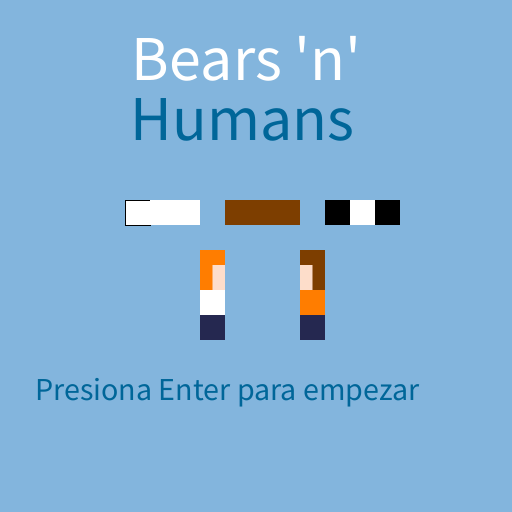
Frame 1 (no input)
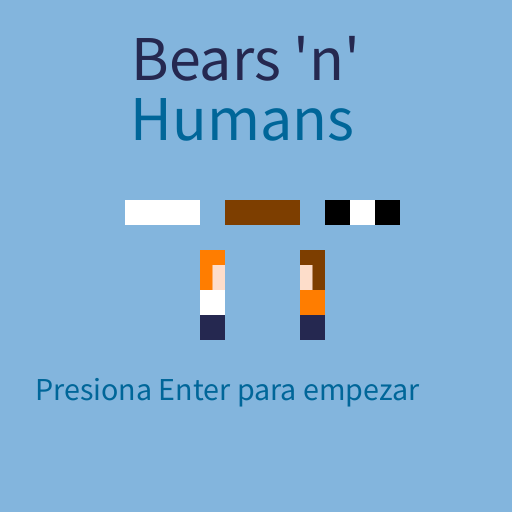
Frame 60 (the mouse pressed at the canvas centre just before this capture)
Frame 120 (the mouse held since frame 60 and released just before this capture): identical to frame 60, image omitted

The Processing sketch that drew these frames (run headless with seeded random() and noise(); from frame 60 on, the mouse is pressed at the canvas centre):

// Processing sketch: BearsnHumans
// ── BearsnHumans.pde
// Clase para dibujar los Osos
Osos polar, panda, pardo;
//Clase para dibujar los humanos con sus orientaciones.
Humanos yuko,yuko2, yoru,yoru2;

void setup()
{
  
  size(512,512);
  
  //Posición inicial de los personajes, es su posicion en la pantalla de inicio.
  polar = new Osos (125,200,255,255,255,255,255,255,255,255,255); // (x,y,r1,g1,b1,r2,g2,b2,r3,g3,b3)
  pardo = new Osos (225,200,125,62,0,125,62,0,125,62,0); // (x,y,r1,g1,b1,r2,g2,b2,r3,g3,b3)
  panda = new Osos (325,200,0,0,0,255,255,255,0,0,0); // (x,y,r1,g1,b1,r2,g2,b2,r3,g3,b3)
  yuko = new Humanos (1200,250,255,125,0,253,221,202,255,255,255,37,40,80); // (x,y,r1,g1,b1,r2,g2,b2,r3,g3,b3,r4,g4,b4)
  yuko2 = new Humanos (200,250,255,125,0,253,221,202,255,255,255,37,40,80); // (x,y,r1,g1,b1,r2,g2,b2,r3,g3,b3,r4,g4,b4)
  yoru = new Humanos (300,250,125,62,0,253,221,202,255,125,0,37,40,80); // (x,y,r1,g1,b1,r2,g2,b2,r3,g3,b3,r4,g4,b4)
  yoru2 = new Humanos (1300,250,125,62,0,253,221,202,255,125,0,37,40,80); // (x,y,r1,g1,b1,r2,g2,b2,r3,g3,b3,r4,g4,b4)
  
}

void draw()
{  
  Pantallas(); //Manda llamar Pantallas la cual esta en la pestaña Pantallas
  
  polar.display(); //Dibuja al personaje Polar
  polar.displayVida(); //Dibuja la vida del personaje del jugador 1
  polar.displayVida2(); //Dibuja la vida del personaje del jugador 2
  
  pardo.display(); //Dibuja al personaje Pardo
  pardo.displayVida();
  pardo.displayVida2();
  
  panda.display(); //Dibuja al personaje Panda
  panda.displayVida();
  panda.displayVida2();
  
  yuko2.display(); //Humano J1
  yuko2.displayVida();
  
  yoru2.display();
  yoru2.displayVida();
  
  yuko.display2(); //Humano J2
  yuko.displayVida2();
  
  yoru.display2();
  yoru.displayVida2();

}

// ── Ataques.pde
int turno; //Variable que definira quien ataca
int atk2; //Variable que definira el daño del ataque

float posicionHorizontal=125; //Posición del ataque del humano del J1
float posicionHorizontal2=352; //Posición del ataque del humano del J2
float posicionHorizontalO=200; //Posición del ataque del oso  del J1
float posicionHorizontalO2=330; //Posición del ataque del oso del J2


void ATK()
{
   
println(atk2); //Imprime el numero generado aleatoriamente que corresponde al ataque en la consola de Processing.
 
if (turno==0 && vidaosos >0 && (po==true || par==true || pan==true)) // Si es el turno del J1, su vida es mayor a 0 y cualquiera de los osos es el personaje del J1...
{
  fill(255,0,0);
  triangle(140, 365, 160, 365, 150, 390); //Se ilustra un triangulo para saber de quien es el turno
  
  if(key == CODED) //Si la tecla es una tecla especial, en este caso las flechas del teclado.
  {
    if(keyCode== RIGHT && n==3 && turno==0 && (yu2==true || yo2==true)) //Si la tecla derecha fue presionada, estas en la pantalla 3, es el turno del J1 y el enemigo es humano...
    {
      fill(255,0,0);
      ellipse (posicionHorizontalO,400,25,25);
      posicionHorizontalO=posicionHorizontalO+5; //Se dibuja una elipse la cual es el ataque y se ira acercando al enemigo.
      
      if(posicionHorizontalO >= 352) //Si la elipse choca con el enemigo...
       {
         posicionHorizontalO = 1000; //El ataque se sale de pantalla
         atk2 = int(random(25,50)); //Se obtiene un valor al azar entre 25 y 50
         vidahumanos2=vidahumanos2-atk2; //Se resta este valor a la vida del contricante, en este caso un humano.
         posicionHorizontal2 = 352; // La posicion en X del ataque del contricante se resetea.
         turno=1; //Pasa al turno del J2
       }
    }
    
    if(keyCode== RIGHT && n==3 && turno==0 && (po2==true || par2==true || pan2==true)) //Si la tecla derecha fue presionada, estas en la pantalla 3, es el turno del J1 y el enemigo es un oso...
    {
      fill(255,0,0);
      ellipse (posicionHorizontalO,400,25,25);
      posicionHorizontalO=posicionHorizontalO+5; //Se dibuja una elipse la cual es el ataque y se ira acercando al enemigo.
      
      if(posicionHorizontalO >= 352) //Si la elipse choca con el enemigo...
      {
        posicionHorizontalO = 1000; //El ataque se sale de pantalla
        atk2 = int(random(25,50)); //Se obtiene un valor al azar entre 25 y 50
        vidaosos2=vidaosos2-atk2; // Se resta este valor a la vida del contricante, en este caso un oso.
        posicionHorizontalO2 = 330; // La posicion en X del ataque del contricante se resetea.
        turno=1; //Pasa al turno del J2
      }
    }
  }
}
   
 //---------------------------------------------------------------------------------------
 
if (turno==1 && vidaosos2 >0 && (po2==true || par2==true || pan2==true)) // Si es el turno del J2, su vida es mayor a 0 y cualquiera de los osos es el personaje del J2...
{
  fill(0,0,255);
  triangle(370, 365, 390, 365, 380, 390); //Se ilustra un triangulo para saber de quien es el turno

  if(key == CODED) //Si la tecla es una tecla especial, en este caso las flechas del teclado.
  {
    if(keyCode== LEFT && n==3 && turno==1 && (yu==true || yo==true))  //Si la tecla izquierda fue presionada, estas en la pantalla 3, es el turno del J2 y el enemigo es humano...
    {
      fill(0,0,255);
      ellipse (posicionHorizontalO2,400,25,25);
      posicionHorizontalO2=posicionHorizontalO2-5; //Se dibuja una elipse la cual es el ataque y se ira acercando al enemigo.
      
      if(posicionHorizontalO2 <= 122) //Si la elipse choca con el enemigo...
      {
        posicionHorizontalO2 = -1000; //El ataque se sale de pantalla
        atk2 = int(random(25,50)); //Se obtiene un valor al azar entre 25 y 50
        vidahumanos=vidahumanos-atk2; // Se resta este valor a la vida del contricante, en este caso un humano.
        posicionHorizontal = 125; // La posicion en X del ataque del contricante se resetea.
        turno=0; //Pasa al turno del J1
      }
    }
    
    if(keyCode== LEFT && n==3 && turno==1 && (po==true || par==true || pan==true))  //Si la tecla izquierda fue presionada, estas en la pantalla 3, es el turno del J2 y el enemigo es oso...
    {
      fill(0,0,255);
      ellipse (posicionHorizontalO2,400,25,25);
      posicionHorizontalO2=posicionHorizontalO2-5; //Se dibuja una elipse la cual es el ataque y se ira acercando al enemigo.
      
      if(posicionHorizontalO2 <=190) //Si la elipse choca con el enemigo...
      {
        posicionHorizontalO = 1000; //El ataque se sale de pantalla
        atk2 = int(random(25,50)); //Se obtiene un valor al azar entre 25 y 50
        vidaosos=vidaosos-atk2; // Se resta este valor a la vida del contricante, en este caso un oso.
        posicionHorizontalO = 200; // La posicion en X del ataque del contricante se resetea.
        turno=0; //Pasa al turno del J1
      }
    }
  }
} 
 
 //---------------------------------------------------------------------------------------
 
 if (turno==0 && vidahumanos >0 && (yo==true || yu==true)) // Si es el turno del J1, su vida es mayor a 0 y cualquiera de los humanos es el personaje del J1...
 {
   fill(255,0,0);
   triangle(110, 300, 130, 300, 120, 325); //Se ilustra un triangulo para saber de quien es el turno

   if(key == CODED) //Si la tecla es una tecla especial, en este caso las flechas del teclado.
   {
     if(keyCode== RIGHT && n==3 && turno==0 && (yu2==true||yo2==true))
     {
       fill(255,0,0);
       ellipse (posicionHorizontal,400,25,25);
       posicionHorizontal=posicionHorizontal+5; //Se dibuja una elipse la cual es el ataque y se ira acercando al enemigo.
       
       if(posicionHorizontal >= 352) //Si la elipse choca con el enemigo...
       {
         posicionHorizontal = 1000; //El ataque se sale de pantalla
         atk2 = int(random(25,50)); //Se obtiene un valor al azar entre 25 y 50
         vidahumanos2=vidahumanos2-atk2; // Se resta este valor a la vida del contricante, en este caso un humano.
         posicionHorizontal2 = 352; // La posicion en X del ataque del contricante se resetea.
         turno=1; //Pasa al turno del J2
       }
     }
     if(keyCode== RIGHT && n==3 && turno==0 && (po2==true||par2==true || pan2==true))
     {
       fill(255,0,0);
       ellipse (posicionHorizontal,400,25,25);
       posicionHorizontal=posicionHorizontal+5; //Se dibuja una elipse la cual es el ataque y se ira acercando al enemigo.
       
       if(posicionHorizontal >= 352) //Si la elipse choca con el enemigo...
       {
         posicionHorizontal = 1000; //El ataque se sale de pantalla
         atk2 = int(random(25,50)); //Se obtiene un valor al azar entre 25 y 50
         vidaosos2=vidaosos2-atk2; // Se resta este valor a la vida del contricante, en este caso un oso.
         posicionHorizontalO2=330;  // La posicion en X del ataque del contricante se resetea.
         turno=1; //Pasa al turno del J2
       }
     }
   }
 }
 
 //---------------------------------------------------------------------------------------
 if (turno==1 && vidahumanos >0 && (yo2==true || yu2==true)) // Si es el turno del J2, su vida es mayor a 0 y cualquiera de los humanos es el personaje del J2...
 {
   fill(0,0,255);
   triangle(355, 300, 375, 300, 365, 325); //Se ilustra un triangulo para saber de quien es el turno

   if(key == CODED) //Si la tecla es una tecla especial, en este caso las flechas del teclado.
   {
   if(keyCode== LEFT && n==3 && turno==1 && (yo==true || yu==true))
   {
     fill(0,0,255);
     ellipse (posicionHorizontal2,400,25,25);
     posicionHorizontal2=posicionHorizontal2-5; //Se dibuja una elipse la cual es el ataque y se ira acercando al enemigo.
     
     if(posicionHorizontal2 <= 122) //Si la elipse choca con el enemigo...
     {
      posicionHorizontal2= -1000; //El ataque se sale de pantalla
      atk2 = int(random(25,50)); //Se obtiene un valor al azar entre 25 y 50
      vidahumanos=vidahumanos-atk2; // Se resta este valor a la vida del contricante, en este caso un humano.
      posicionHorizontal = 125; // La posicion en X del ataque del contricante se resetea.
      turno=0; //Pasa al turno del J1
     }  
   }
     if(keyCode== LEFT && n==3 && turno==1 && (po==true || par==true || pan==true))
     {
       fill(0,0,255);
       ellipse (posicionHorizontal2,400,25,25);
       posicionHorizontal2=posicionHorizontal2-5; //Se dibuja una elipse la cual es el ataque y se ira acercando al enemigo.
       
       if(posicionHorizontal2 <= 190) //Si la elipse choca con el enemigo...
       {
         posicionHorizontal2 = 1000; //El ataque se sale de pantalla
         atk2 = int(random(25,50)); //Se obtiene un valor al azar entre 25 y 50
         vidaosos=vidaosos-atk2; // Se resta este valor a la vida del contricante, en este caso un oso.
         posicionHorizontalO=200; // La posicion en X del ataque del contricante se resetea.
         turno=0; //Pasa al turno del J1
       }
     }
   }
 }
 
if (vidahumanos <=0) //Si el J1 como humano pierde la partida...
{
  marcador=1; //Se pasa a los resultados
  yo = false; //Se desactivan los personajes humanos del J1.
  yu = false;
}

if (vidahumanos2 <=0) //Si el J2 como humano pierde la partida...
{
  marcador=1; // Se pasa a los resultados
  yo2 = false; // Se desactivan los personajes humanos del J2.
  yu2 = false;
}
 
if (vidaosos <=0) // Si el J1 como oso pierde la partida...
{
  marcador=1; // Se pasa a los resultados
  po=false; // Se desactivan los personajes osos del J1.
  par=false;
  pan=false;
}
 
if (vidaosos2 <=0) // Si el J2 como oso pierde la partida...
{
  marcador=1; // Se pasa a los resultados
  po2=false; // Se desactivan los personajes osos del J2.
  par2=false;
  pan2=false;
}
}

// ── Humanos.pde
//Vida de los humanos

int vidahumanos=500;
int vidahumanos2=500;
 
class Humanos
{
  float x,y; //Posición en X y Y
  int r,g,b,r2,g2,b2,r3,g3,b3,r4,g4,b4; //Color de cada cuadro

Humanos(float x_,float y_, int r_, int g_, int b_,int r2_, int g2_, 
int b2_,int r3_, int g3_, int b3_, int r4_, int g4_, int b4_)
{ 
  x=x_;
  y=y_;
  r=r_;
  g=g_;
  b=b_;
  r2=r2_;
  g2=g2_;
  b2=b2_;
  r3=r3_;
  g3=g3_;
  b3=b3_;
  r4=r4_;
  g4=g4_;
  b4=b4_;
}

void display() //Humano J1
{
  //Color del pelo
  fill(r,g,b);
  rect(x,y,25,40);
  noStroke();

  //Color de piel
  fill(r2,g2,b2);
  rect(x+12.5,y+15,12.5,25);
  noStroke();

  //Color de playera
  fill(r3,g3,b3);
  rect(x,y+40,25,25);
  noStroke();

  //Color de pantalon
  fill(r4,g4,b4);
  rect(x,y+65,25,25);
  noStroke();
}

void display2() //Humano J2
{
  //Color del pelo
  fill(r,g,b); 
  rect(x,y,25,40);
  noStroke();

  //Color de piel
  fill(r2,g2,b2);
  rect(x,y+15,12.5,25);
  noStroke();

  //Color de playera
  fill(r3,g3,b3);
  rect(x,y+40,25,25);
  noStroke();

  //Color de pantalon
  fill(r4,g4,b4);
  rect(x,y+65,25,25);
  noStroke();
}
  
void displayVida() //Vida J1
{
  if((yu==true || yo == true) && n==3 && x<256) //Si cualquiera de los personajes humanos fueron escogidos por el J1, se esta en la pantalla 3 y su posicion en ventana es menor a la mitad de esta, se mostrara su barra de vida.
  {
    fill(255,0,0);
    rect(x-75,y+100,200,20);

    fill(0,255,0);
    rect(x-75,y+100,vidahumanos/1000f*400,20); //Cuando se reduzca la variable de la vida, su ancho disminuira.
  }
}
  
void displayVida2() //Vida J2
{
  if((yu2 ==true || yo2 == true) && n==3 && x>256) //Si cualquiera de los personajes humanos fueron escogidos por el J2, se esta en la pantalla 3 y su posicion en ventana es mayor a la mitad de esta, se mostrara su barra de vida.
  {
    fill(255,0,0);
    rect(x-75,y+100,200,20);

    fill(0,255,0);
    rect(x-75,y+100,vidahumanos2/1000f*400,20); //Cuando se reduzca la variable de la vida, su ancho disminuira.
  }
}
}

// ── Marcador.pde
void Marcador()
{
  background(140,0,75);
  
  if(po==true && n==4) //Si Polar J1 Gana...
  {
    
  textSize(50);
  fill(255,255,255);
  text("J1 GANA", 160, 200);
  
  polar = new Osos (220,256,255,255,255,255,255,255,255,255,255);
  pardo = new Osos (1352,400,125,62,0,125,62,0,125,62,0);
  panda = new Osos (1000,300,0,0,0,255,255,255,0,0,0);
  yuko = new Humanos (1000,120,255,125,0,253,221,202,255,255,255,37,40,80);
  yoru = new Humanos (1000,230,125,62,0,253,221,202,255,125,0,37,40,80);  
  
  textSize(32);
  fill(255,255,255);
  text("Presiona R para reiniciar", 75, 350);
  
    if ((key=='r'||key=='R') && n==4)
    {
  polar = new Osos (125,200,255,255,255,255,255,255,255,255,255); // (x,y,r1,g1,b1,r2,g2,b2,r3,g3,b3)
  pardo = new Osos (225,200,125,62,0,125,62,0,125,62,0); // (x,y,r1,g1,b1,r2,g2,b2,r3,g3,b3)
  panda = new Osos (325,200,0,0,0,255,255,255,0,0,0); // (x,y,r1,g1,b1,r2,g2,b2,r3,g3,b3)
  yuko = new Humanos (1200,250,255,125,0,253,221,202,255,255,255,37,40,80); // (x,y,r1,g1,b1,r2,g2,b2,r3,g3,b3,r4,g4,b4)
  yuko2 = new Humanos (200,250,255,125,0,253,221,202,255,255,255,37,40,80); // (x,y,r1,g1,b1,r2,g2,b2,r3,g3,b3,r4,g4,b4)
  yoru = new Humanos (300,250,125,62,0,253,221,202,255,125,0,37,40,80); // (x,y,r1,g1,b1,r2,g2,b2,r3,g3,b3,r4,g4,b4)
  yoru2 = new Humanos (1300,250,125,62,0,253,221,202,255,125,0,37,40,80); // (x,y,r1,g1,b1,r2,g2,b2,r3,g3,b3,r4,g4,b4)
      posicionHorizontal=125;
      posicionHorizontalO=200;
      posicionHorizontal2=352;
      posicionHorizontalO2=330;
      j1=1;
      j2=0;
      po=false;par=false;pan=false;yo=false;yu=false;
      po2=false;par2=false;pan2=false;yo2=false;yu2=false;
      inicio=1;
      pelea=0;
      marcador=0;
      turno = 0;
      vidahumanos=500;
      vidahumanos2=500;
      vidaosos=500;
      vidaosos2=500;
    }
  }
  
  if(par==true && n==4) //Si Pardo J1 Gana...
  {
    
  textSize(50);
  fill(255,255,255);
  text("J1 GANA", 160, 200);
    
  polar = new Osos (1112,400,255,255,255,255,255,255,255,255,255);
  pardo = new Osos (220,256,125,62,0,125,62,0,125,62,0);
  panda = new Osos (1000,300,0,0,0,255,255,255,0,0,0);
  yuko = new Humanos (1000,120,255,125,0,253,221,202,255,255,255,37,40,80);
  yoru = new Humanos (1000,230,125,62,0,253,221,202,255,125,0,37,40,80); 
  
  textSize(32);
  fill(255,255,255);
  text("Presiona R para reiniciar", 75, 350);
  
    if ((key=='r'||key=='R') && n==4)
    {
  polar = new Osos (125,200,255,255,255,255,255,255,255,255,255); // (x,y,r1,g1,b1,r2,g2,b2,r3,g3,b3)
  pardo = new Osos (225,200,125,62,0,125,62,0,125,62,0); // (x,y,r1,g1,b1,r2,g2,b2,r3,g3,b3)
  panda = new Osos (325,200,0,0,0,255,255,255,0,0,0); // (x,y,r1,g1,b1,r2,g2,b2,r3,g3,b3)
  yuko = new Humanos (1200,250,255,125,0,253,221,202,255,255,255,37,40,80); // (x,y,r1,g1,b1,r2,g2,b2,r3,g3,b3,r4,g4,b4)
  yuko2 = new Humanos (200,250,255,125,0,253,221,202,255,255,255,37,40,80); // (x,y,r1,g1,b1,r2,g2,b2,r3,g3,b3,r4,g4,b4)
  yoru = new Humanos (300,250,125,62,0,253,221,202,255,125,0,37,40,80); // (x,y,r1,g1,b1,r2,g2,b2,r3,g3,b3,r4,g4,b4)
  yoru2 = new Humanos (1300,250,125,62,0,253,221,202,255,125,0,37,40,80); // (x,y,r1,g1,b1,r2,g2,b2,r3,g3,b3,r4,g4,b4)
      posicionHorizontal=125;
      posicionHorizontalO=200;
      posicionHorizontal2=352;
      posicionHorizontalO2=330;
      j1=1;
      j2=0;
      po=false;par=false;pan=false;yo=false;yu=false;
      po2=false;par2=false;pan2=false;yo2=false;yu2=false;
      inicio=1;
      pelea=0;
      marcador=0;
      turno = 0;
      vidahumanos=500;
      vidahumanos2=500;
      vidaosos=500;
      vidaosos2=500;
    }
  }
  
  if(pan==true && n==4) //Si Panda J1 Gana...
  {
    
  pushMatrix();
  textSize(50);
  fill(255,255,255);
  text("J1 GANA", 160, 200);
  popMatrix();
    
  polar = new Osos (1112,400,255,255,255,255,255,255,255,255,255);
  pardo = new Osos (1352,400,125,62,0,125,62,0,125,62,0);
  panda = new Osos (220,256,0,0,0,255,255,255,0,0,0);
  yuko = new Humanos (1000,120,255,125,0,253,221,202,255,255,255,37,40,80);
  yoru = new Humanos (1000,230,125,62,0,253,221,202,255,125,0,37,40,80);    
  
  pushMatrix();
  textSize(32);
  fill(255,255,255);
  text("Presiona R para reiniciar", 75, 350);
  popMatrix();
  
    if ((key=='r'||key=='R') && n==4)
    {
  polar = new Osos (125,200,255,255,255,255,255,255,255,255,255); // (x,y,r1,g1,b1,r2,g2,b2,r3,g3,b3)
  pardo = new Osos (225,200,125,62,0,125,62,0,125,62,0); // (x,y,r1,g1,b1,r2,g2,b2,r3,g3,b3)
  panda = new Osos (325,200,0,0,0,255,255,255,0,0,0); // (x,y,r1,g1,b1,r2,g2,b2,r3,g3,b3)
  yuko = new Humanos (1200,250,255,125,0,253,221,202,255,255,255,37,40,80); // (x,y,r1,g1,b1,r2,g2,b2,r3,g3,b3,r4,g4,b4)
  yuko2 = new Humanos (200,250,255,125,0,253,221,202,255,255,255,37,40,80); // (x,y,r1,g1,b1,r2,g2,b2,r3,g3,b3,r4,g4,b4)
  yoru = new Humanos (300,250,125,62,0,253,221,202,255,125,0,37,40,80); // (x,y,r1,g1,b1,r2,g2,b2,r3,g3,b3,r4,g4,b4)
  yoru2 = new Humanos (1300,250,125,62,0,253,221,202,255,125,0,37,40,80); // (x,y,r1,g1,b1,r2,g2,b2,r3,g3,b3,r4,g4,b4)
      posicionHorizontal=125;
      posicionHorizontalO=200;
      posicionHorizontal2=352;
      posicionHorizontalO2=330;
      j1=1;
      j2=0;
      po=false;par=false;pan=false;yo=false;yu=false;
      po2=false;par2=false;pan2=false;yo2=false;yu2=false;
      inicio=1;
      pelea=0;
      marcador=0;
      turno = 0;
      vidahumanos=500;
      vidahumanos2=500;
      vidaosos=500;
      vidaosos2=500;
    }
  }
  
  if(yu==true && n==4) //Si Yuko J1 Gana...
  {
    
  pushMatrix();
  textSize(50);
  fill(255,255,255);
  text("J1 GANA", 160, 200);
  popMatrix();
    
  polar = new Osos (1112,400,255,255,255,255,255,255,255,255,255);
  pardo = new Osos (1352,400,125,62,0,125,62,0,125,62,0);
  panda = new Osos (1000,300,0,0,0,255,255,255,0,0,0);
  yuko = new Humanos (1256,256,255,125,0,253,221,202,255,255,255,37,40,80);
  yuko2 = new Humanos (240,230,255,125,0,253,221,202,255,255,255,37,40,80);
  yoru = new Humanos (1000,230,125,62,0,253,221,202,255,125,0,37,40,80);  
  
  pushMatrix();
  textSize(32);
  fill(255,255,255);
  text("Presiona R para reiniciar", 75, 350);
  popMatrix();
  
    if ((key=='r'||key=='R') && n==4)
    {
  polar = new Osos (125,200,255,255,255,255,255,255,255,255,255); // (x,y,r1,g1,b1,r2,g2,b2,r3,g3,b3)
  pardo = new Osos (225,200,125,62,0,125,62,0,125,62,0); // (x,y,r1,g1,b1,r2,g2,b2,r3,g3,b3)
  panda = new Osos (325,200,0,0,0,255,255,255,0,0,0); // (x,y,r1,g1,b1,r2,g2,b2,r3,g3,b3)
  yuko = new Humanos (1200,250,255,125,0,253,221,202,255,255,255,37,40,80); // (x,y,r1,g1,b1,r2,g2,b2,r3,g3,b3,r4,g4,b4)
  yuko2 = new Humanos (200,250,255,125,0,253,221,202,255,255,255,37,40,80); // (x,y,r1,g1,b1,r2,g2,b2,r3,g3,b3,r4,g4,b4)
  yoru = new Humanos (300,250,125,62,0,253,221,202,255,125,0,37,40,80); // (x,y,r1,g1,b1,r2,g2,b2,r3,g3,b3,r4,g4,b4)
  yoru2 = new Humanos (1300,250,125,62,0,253,221,202,255,125,0,37,40,80); // (x,y,r1,g1,b1,r2,g2,b2,r3,g3,b3,r4,g4,b4)
      posicionHorizontal=125;
      posicionHorizontalO=200;
      posicionHorizontal2=352;
      posicionHorizontalO2=330;
      j1=1;
      j2=0;
      po=false;par=false;pan=false;yo=false;yu=false;
      po2=false;par2=false;pan2=false;yo2=false;yu2=false;
      inicio=1;
      pelea=0;
      marcador=0;
      turno = 0;
      vidahumanos=500;
      vidahumanos2=500;
      vidaosos=500;
      vidaosos2=500;
    }
  }
  
  if(yo==true && n==4) //Si Yoru J1 Gana...
  { 
    
  pushMatrix();
  textSize(50);
  fill(255,255,255);
  text("J1 GANA", 160, 200);
  popMatrix();
    
  polar = new Osos (1112,400,255,255,255,255,255,255,255,255,255);
  pardo = new Osos (1352,400,125,62,0,125,62,0,125,62,0);
  panda = new Osos (1000,300,0,0,0,255,255,255,0,0,0);
  yuko = new Humanos (1000,120,255,125,0,253,221,202,255,255,255,37,40,80);
  yuko2 = new Humanos (1000,120,255,125,0,253,221,202,255,255,255,37,40,80);  
  yoru = new Humanos (3100,250,125,62,0,253,221,202,255,125,0,37,40,80);
  yoru2 = new Humanos (240,230,125,62,0,253,221,202,255,125,0,37,40,80);
  
  pushMatrix();
  textSize(32);
  fill(255,255,255);
  text("Presiona R para reiniciar", 75, 350);
  popMatrix();
  
    if ((key=='r'||key=='R') && n==4)
    {
  polar = new Osos (125,200,255,255,255,255,255,255,255,255,255); // (x,y,r1,g1,b1,r2,g2,b2,r3,g3,b3)
  pardo = new Osos (225,200,125,62,0,125,62,0,125,62,0); // (x,y,r1,g1,b1,r2,g2,b2,r3,g3,b3)
  panda = new Osos (325,200,0,0,0,255,255,255,0,0,0); // (x,y,r1,g1,b1,r2,g2,b2,r3,g3,b3)
  yuko = new Humanos (1200,250,255,125,0,253,221,202,255,255,255,37,40,80); // (x,y,r1,g1,b1,r2,g2,b2,r3,g3,b3,r4,g4,b4)
  yuko2 = new Humanos (200,250,255,125,0,253,221,202,255,255,255,37,40,80); // (x,y,r1,g1,b1,r2,g2,b2,r3,g3,b3,r4,g4,b4)
  yoru = new Humanos (300,250,125,62,0,253,221,202,255,125,0,37,40,80); // (x,y,r1,g1,b1,r2,g2,b2,r3,g3,b3,r4,g4,b4)
  yoru2 = new Humanos (1300,250,125,62,0,253,221,202,255,125,0,37,40,80); // (x,y,r1,g1,b1,r2,g2,b2,r3,g3,b3,r4,g4,b4)
      posicionHorizontal=125;
      posicionHorizontalO=200;
      posicionHorizontal2=352;
      posicionHorizontalO2=330;
      j1=1;
      j2=0;
      po=false;par=false;pan=false;yo=false;yu=false;
      po2=false;par2=false;pan2=false;yo2=false;yu2=false;
      inicio=1;
      pelea=0;
      marcador=0;
      turno = 0;
      vidahumanos=500;
      vidahumanos2=500;
      vidaosos=500;
      vidaosos2=500;
    }
  }
  
  //---------------------------------------------------------------------
  
  if(po2==true && n==4) //Si Polar J2 Gana...
  {
    
  pushMatrix();
  textSize(50);
  fill(255,255,255);
  text("J2 GANA", 160, 200);
  popMatrix();
    
  polar = new Osos (220,256,255,255,255,255,255,255,255,255,255);
  pardo = new Osos (1352,400,125,62,0,125,62,0,125,62,0);
  panda = new Osos (1000,300,0,0,0,255,255,255,0,0,0);
  yuko = new Humanos (1000,120,255,125,0,253,221,202,255,255,255,37,40,80);
  yoru = new Humanos (1000,230,125,62,0,253,221,202,255,125,0,37,40,80);  
  yuko2 = new Humanos (1000,120,255,125,0,253,221,202,255,255,255,37,40,80);
  yoru2 = new Humanos (1000,230,125,62,0,253,221,202,255,125,0,37,40,80); 
  
  pushMatrix();
  textSize(32);
  fill(255,255,255);
  text("Presiona R para reiniciar", 75, 350);
  popMatrix();
  
    if ((key=='r'||key=='R') && n==4)
    {
  polar = new Osos (125,200,255,255,255,255,255,255,255,255,255); // (x,y,r1,g1,b1,r2,g2,b2,r3,g3,b3)
  pardo = new Osos (225,200,125,62,0,125,62,0,125,62,0); // (x,y,r1,g1,b1,r2,g2,b2,r3,g3,b3)
  panda = new Osos (325,200,0,0,0,255,255,255,0,0,0); // (x,y,r1,g1,b1,r2,g2,b2,r3,g3,b3)
  yuko = new Humanos (1200,250,255,125,0,253,221,202,255,255,255,37,40,80); // (x,y,r1,g1,b1,r2,g2,b2,r3,g3,b3,r4,g4,b4)
  yuko2 = new Humanos (200,250,255,125,0,253,221,202,255,255,255,37,40,80); // (x,y,r1,g1,b1,r2,g2,b2,r3,g3,b3,r4,g4,b4)
  yoru = new Humanos (300,250,125,62,0,253,221,202,255,125,0,37,40,80); // (x,y,r1,g1,b1,r2,g2,b2,r3,g3,b3,r4,g4,b4)
  yoru2 = new Humanos (1300,250,125,62,0,253,221,202,255,125,0,37,40,80); // (x,y,r1,g1,b1,r2,g2,b2,r3,g3,b3,r4,g4,b4)
      posicionHorizontal=125;
      posicionHorizontalO=200;
      posicionHorizontal2=352;
      posicionHorizontalO2=330;
      j1=1;
      j2=0;
      po=false;par=false;pan=false;yo=false;yu=false;
      po2=false;par2=false;pan2=false;yo2=false;yu2=false;
      inicio=1;
      pelea=0;
      marcador=0;
      turno = 0;
      vidahumanos=500;
      vidahumanos2=500;
      vidaosos=500;
      vidaosos2=500;
    }
  }
   
  if(par2==true && n==4) //Si Pardo J2 Gana...
  {
   
  pushMatrix();
  textSize(50);
  fill(255,255,255);
  text("J2 GANA", 160, 200);
  popMatrix(); 
    
  polar = new Osos (1112,400,255,255,255,255,255,255,255,255,255);
  pardo = new Osos (220,256,125,62,0,125,62,0,125,62,0);
  panda = new Osos (1000,300,0,0,0,255,255,255,0,0,0);
  yuko = new Humanos (1000,120,255,125,0,253,221,202,255,255,255,37,40,80);
  yoru = new Humanos (1000,230,125,62,0,253,221,202,255,125,0,37,40,80); 
  yuko2 = new Humanos (1000,120,255,125,0,253,221,202,255,255,255,37,40,80);
  yoru2 = new Humanos (1000,230,125,62,0,253,221,202,255,125,0,37,40,80);
 
  pushMatrix();
  textSize(32);
  fill(255,255,255);
  text("Presiona R para reiniciar", 75, 350);
  popMatrix();
  
    if ((key=='r'||key=='R') && n==4)
    {
  polar = new Osos (125,200,255,255,255,255,255,255,255,255,255); // (x,y,r1,g1,b1,r2,g2,b2,r3,g3,b3)
  pardo = new Osos (225,200,125,62,0,125,62,0,125,62,0); // (x,y,r1,g1,b1,r2,g2,b2,r3,g3,b3)
  panda = new Osos (325,200,0,0,0,255,255,255,0,0,0); // (x,y,r1,g1,b1,r2,g2,b2,r3,g3,b3)
  yuko = new Humanos (1200,250,255,125,0,253,221,202,255,255,255,37,40,80); // (x,y,r1,g1,b1,r2,g2,b2,r3,g3,b3,r4,g4,b4)
  yuko2 = new Humanos (200,250,255,125,0,253,221,202,255,255,255,37,40,80); // (x,y,r1,g1,b1,r2,g2,b2,r3,g3,b3,r4,g4,b4)
  yoru = new Humanos (300,250,125,62,0,253,221,202,255,125,0,37,40,80); // (x,y,r1,g1,b1,r2,g2,b2,r3,g3,b3,r4,g4,b4)
  yoru2 = new Humanos (1300,250,125,62,0,253,221,202,255,125,0,37,40,80); // (x,y,r1,g1,b1,r2,g2,b2,r3,g3,b3,r4,g4,b4)
      posicionHorizontal=125;
      posicionHorizontalO=200;
      posicionHorizontal2=352;
      posicionHorizontalO2=330;
      j1=1;
      j2=0;
      po=false;par=false;pan=false;yo=false;yu=false;
      po2=false;par2=false;pan2=false;yo2=false;yu2=false;
      inicio=1;
      pelea=0;
      marcador=0;
      turno = 0;
      vidahumanos=500;
      vidahumanos2=500;
      vidaosos=500;
      vidaosos2=500;
    }
  }
  
  if(pan2==true && n==4) //Si Pando J2 Gana...
  {

  pushMatrix();
  textSize(50);
  fill(255,255,255);
  text("J2 GANA", 160, 200);
  popMatrix();
 
  polar = new Osos (1112,400,255,255,255,255,255,255,255,255,255);
  pardo = new Osos (1352,400,125,62,0,125,62,0,125,62,0);
  panda = new Osos (220,256,0,0,0,255,255,255,0,0,0);
  yuko = new Humanos (1000,120,255,125,0,253,221,202,255,255,255,37,40,80);
  yoru = new Humanos (1000,230,125,62,0,253,221,202,255,125,0,37,40,80);    
  yuko2 = new Humanos (1000,120,255,125,0,253,221,202,255,255,255,37,40,80);
  yoru2 = new Humanos (1000,230,125,62,0,253,221,202,255,125,0,37,40,80); 
  
  pushMatrix();
  textSize(32);
  fill(255,255,255);
  text("Presiona R para reiniciar", 75, 350);
  popMatrix();
  
    if ((key=='r'||key=='R') && n==4)
    {
  polar = new Osos (125,200,255,255,255,255,255,255,255,255,255); // (x,y,r1,g1,b1,r2,g2,b2,r3,g3,b3)
  pardo = new Osos (225,200,125,62,0,125,62,0,125,62,0); // (x,y,r1,g1,b1,r2,g2,b2,r3,g3,b3)
  panda = new Osos (325,200,0,0,0,255,255,255,0,0,0); // (x,y,r1,g1,b1,r2,g2,b2,r3,g3,b3)
  yuko = new Humanos (1200,250,255,125,0,253,221,202,255,255,255,37,40,80); // (x,y,r1,g1,b1,r2,g2,b2,r3,g3,b3,r4,g4,b4)
  yuko2 = new Humanos (200,250,255,125,0,253,221,202,255,255,255,37,40,80); // (x,y,r1,g1,b1,r2,g2,b2,r3,g3,b3,r4,g4,b4)
  yoru = new Humanos (300,250,125,62,0,253,221,202,255,125,0,37,40,80); // (x,y,r1,g1,b1,r2,g2,b2,r3,g3,b3,r4,g4,b4)
  yoru2 = new Humanos (1300,250,125,62,0,253,221,202,255,125,0,37,40,80); // (x,y,r1,g1,b1,r2,g2,b2,r3,g3,b3,r4,g4,b4)
      posicionHorizontal=125;
      posicionHorizontalO=200;
      posicionHorizontal2=352;
      posicionHorizontalO2=330;
      j1=1;
      j2=0;
      po=false;par=false;pan=false;yo=false;yu=false;
      po2=false;par2=false;pan2=false;yo2=false;yu2=false;
      inicio=1;
      pelea=0;
      marcador=0;
      turno = 0;
      vidahumanos=500;
      vidahumanos2=500;
      vidaosos=500;
      vidaosos2=500;
    }
  }
  
  if(yu2==true && n==4) //Si Yuko J2 Gana...
  {
    
  pushMatrix();
  textSize(50);
  fill(255,255,255);
  text("J2 GANA", 160, 200);
  popMatrix();
    
  polar = new Osos (1112,400,255,255,255,255,255,255,255,255,255);
  pardo = new Osos (1352,400,125,62,0,125,62,0,125,62,0);
  panda = new Osos (1000,300,0,0,0,255,255,255,0,0,0);
  yuko = new Humanos (240,230,255,125,0,253,221,202,255,255,255,37,40,80);
  yoru = new Humanos (1000,230,125,62,0,253,221,202,255,125,0,37,40,80); 
  yuko2 = new Humanos (1000,120,255,125,0,253,221,202,255,255,255,37,40,80);
  yoru2 = new Humanos (1000,230,125,62,0,253,221,202,255,125,0,37,40,80);
  
  pushMatrix();
  textSize(32);
  fill(255,255,255);
  text("Presiona R para reiniciar", 75, 350);
  popMatrix();
  
    if ((key=='r'||key=='R') && n==4)
    {
  polar = new Osos (125,200,255,255,255,255,255,255,255,255,255); // (x,y,r1,g1,b1,r2,g2,b2,r3,g3,b3)
  pardo = new Osos (225,200,125,62,0,125,62,0,125,62,0); // (x,y,r1,g1,b1,r2,g2,b2,r3,g3,b3)
  panda = new Osos (325,200,0,0,0,255,255,255,0,0,0); // (x,y,r1,g1,b1,r2,g2,b2,r3,g3,b3)
  yuko = new Humanos (1200,250,255,125,0,253,221,202,255,255,255,37,40,80); // (x,y,r1,g1,b1,r2,g2,b2,r3,g3,b3,r4,g4,b4)
  yuko2 = new Humanos (200,250,255,125,0,253,221,202,255,255,255,37,40,80); // (x,y,r1,g1,b1,r2,g2,b2,r3,g3,b3,r4,g4,b4)
  yoru = new Humanos (300,250,125,62,0,253,221,202,255,125,0,37,40,80); // (x,y,r1,g1,b1,r2,g2,b2,r3,g3,b3,r4,g4,b4)
  yoru2 = new Humanos (1300,250,125,62,0,253,221,202,255,125,0,37,40,80); // (x,y,r1,g1,b1,r2,g2,b2,r3,g3,b3,r4,g4,b4)
      posicionHorizontal=125;
      posicionHorizontalO=200;
      posicionHorizontal2=352;
      posicionHorizontalO2=330;
      j1=1;
      j2=0;
      po=false;par=false;pan=false;yo=false;yu=false;
      po2=false;par2=false;pan2=false;yo2=false;yu2=false;
      inicio=1;
      pelea=0;
      marcador=0;
      turno = 0;
      vidahumanos=500;
      vidahumanos2=500;
      vidaosos=500;
      vidaosos2=500;
    }
  }
  
  if(yo2==true && n==4) //Si Yoru J2 Gana...
  {
    

  textSize(50);
  fill(255,255,255);
  text("J2 GANA", 160, 200);

    
  polar = new Osos (1112,400,255,255,255,255,255,255,255,255,255);
  pardo = new Osos (1352,400,125,62,0,125,62,0,125,62,0);
  panda = new Osos (1000,300,0,0,0,255,255,255,0,0,0);
  yuko = new Humanos (1000,120,255,125,0,253,221,202,255,255,255,37,40,80);
  yoru = new Humanos (240,230,125,62,0,253,221,202,255,125,0,37,40,80);    
  yuko2 = new Humanos (1000,120,255,125,0,253,221,202,255,255,255,37,40,80);
  yoru2 = new Humanos (1000,230,125,62,0,253,221,202,255,125,0,37,40,80); 
  
  textSize(32);
  fill(255,255,255);
  text("Presiona R para reiniciar", 75, 350);
  
    if ((key=='r'||key=='R') && n==4)
    {
  polar = new Osos (125,200,255,255,255,255,255,255,255,255,255); // (x,y,r1,g1,b1,r2,g2,b2,r3,g3,b3)
  pardo = new Osos (225,200,125,62,0,125,62,0,125,62,0); // (x,y,r1,g1,b1,r2,g2,b2,r3,g3,b3)
  panda = new Osos (325,200,0,0,0,255,255,255,0,0,0); // (x,y,r1,g1,b1,r2,g2,b2,r3,g3,b3)
  yuko = new Humanos (1200,250,255,125,0,253,221,202,255,255,255,37,40,80); // (x,y,r1,g1,b1,r2,g2,b2,r3,g3,b3,r4,g4,b4)
  yuko2 = new Humanos (200,250,255,125,0,253,221,202,255,255,255,37,40,80); // (x,y,r1,g1,b1,r2,g2,b2,r3,g3,b3,r4,g4,b4)
  yoru = new Humanos (300,250,125,62,0,253,221,202,255,125,0,37,40,80); // (x,y,r1,g1,b1,r2,g2,b2,r3,g3,b3,r4,g4,b4)
  yoru2 = new Humanos (1300,250,125,62,0,253,221,202,255,125,0,37,40,80); // (x,y,r1,g1,b1,r2,g2,b2,r3,g3,b3,r4,g4,b4)
      posicionHorizontal=125;
      posicionHorizontalO=200;
      posicionHorizontal2=352;
      posicionHorizontalO2=330;
      j1=1;
      j2=0;
      po=false;par=false;pan=false;yo=false;yu=false;
      po2=false;par2=false;pan2=false;yo2=false;yu2=false;
      inicio=1;
      pelea=0;
      marcador=0;
      turno = 0;
      vidahumanos=500;
      vidahumanos2=500;
      vidaosos=500;
      vidaosos2=500;
    }
  }
}

// ── Osos.pde
//Vida de los osos

int vidaosos= 500;
int vidaosos2=500;

class Osos
{
  float x,y; //Posición en X y Y
  int r,g,b,r2,g2,b2,r3,g3,b3; //Color de cada cuadro

Osos(float x_,float y_, int r_, int g_, int b_,int r2_, int g2_, 
int b2_,int r3_, int g3_, int b3_)
{ 
  x=x_;
  y=y_;
  r=r_;
  g=g_;
  b=b_;
  r2=r2_;
  g2=g2_;
  b2=b2_;
  r3=r3_;
  g3=g3_;
  b3=b3_;
}

void display()
{
  //Color de cada cuadro, al no tener orientación concreta, sirve un display para ambos jugadores.
  fill(r,g,b);
  rect(x,y,25,25);
  noStroke();

  fill(r2,g2,b2);
  rect(x+25,y,25,25);
  noStroke();

  fill(r3,g3,b3);
  rect(x+50,y,25,25);
  noStroke(); 
}

void displayVida() //Vida J1
{
  if((po==true || par == true || pan == true) && n==3 && x<256) //Si cualquiera de los osos fueron escogidos por el J1, se esta en la pantalla 3 y su posicion en ventana es menor a la mitad de esta, se mostrara su barra de vida.
  {
    fill(255,0,0);
    rect(x-60,y+35.5,200,20);
    
    fill(0,255,0);
    rect(x-60,y+35.5,vidaosos/1000f*400,20); //Cuando se reduzca la variable de la vida, su ancho disminuira.
  }
}
  
void displayVida2() //Vida J2
{
  if((po2==true || par2 == true || pan2 == true) && n==3 && x>256) //Si cualquiera de los osos fueron escogidos por el J1, se esta en la pantalla 3 y su posicion en ventana es menor a la mitad de esta, se mostrara su barra de vida.
  {
    fill(255,0,0);
    rect(x-60,y+35.5,200,20);

    fill(0,255,0);
    rect(x-60,y+35.5,vidaosos2/1000f*400,20); //Cuando se reduzca la variable de la vida, su ancho disminuira.
  }
}  
}

// ── Pantalla_de_inicio.pde
//Pantalla de inicio.

void Inicio()
{
  background(131,181,221);
  
  textSize(64);
  text("Bears 'n'", 131, 80); 
  fill(0, 102, 153);
  text("Humans", 130, 140);
  fill(0, 102, 153, 51);

  textSize(32);
  fill(0,102,153);
  text("Presiona Enter para empezar", 35, 400);
}

// ── Pantallas.pde
int n; // Dependiendo del valor de n en un rango de 1-4, sera la pantalla impresa.

boolean po=false,par=false,pan=false,yo=false,yu=false; //Boleanos que activaran al personaje escogido por el J1
boolean po2=false,par2=false,pan2=false,yo2=false,yu2=false; //Boleanos que activaran al personaje escogido por el J2

int inicio=1; //Variable que al empezar en 1, decreta que se empieza en la pantalla de inicio.
int pelea=0; //Variable que al valer 1, se empieza la pelea
int marcador=0; //Variable que al valer 1, termina la pelea y se muestra al ganador

//Control de pantallas.
 
void Pantallas()
{
  
Pantalla();

switch(n)
{ 
  case 1:
    Inicio(); //Se manda llamar Inicio que esta en la pestaña Pantalla_de_inicio
    break;
  
  case 2:
    Selec(); //Se manda llamar Selec que esta en la pestaña Seleccion_de_personaje
    break;

  case 3:
    Pelea(); //Se manda llamar Pelea que esta en la pestaña Pelea
    break;

  case 4:
    Marcador(); //Se manda llamar Marcador que esta en la pestaña Marcador
    break;
}
} 
 
void Pantalla()
{
  if ( inicio == 1) //Si inicio vale 1, la pantalla mostrada sera la de inicio.
  {
    n=1;
  }
  
  if (key == ENTER) //Si se presiona enter estando en la pantalla de inicio, se pasara a la de selección de personaje
  {
  n=2;
  inicio=0;
  }
  
  if (pelea == 1) // Si pelea vale 1, se empezara la pelea
  {
   n=3;
  }
  
  if (marcador == 1 ) //Si marcador vale 1, los resultados se mostraran.
  {
   n=4;
  }
}

// ── Pelea.pde
// Pantalla de pelea.

void Pelea()
{
 
fondoPelea(); //Manda llamar fondoPelea
ATK(); //Manda llamar ATK que esta en la pestaña Ataques
  
if (po==true && par2 == true) //Solo muestra a Polar y Pardo en pelea
{
  polar = new Osos (112,400,255,255,255,255,255,255,255,255,255);
  pardo = new Osos (352,400,125,62,0,125,62,0,125,62,0);
  panda = new Osos (1000,300,0,0,0,255,255,255,0,0,0);
  yuko = new Humanos (1000,120,255,125,0,253,221,202,255,255,255,37,40,80);
  yoru = new Humanos (1000,230,125,62,0,253,221,202,255,125,0,37,40,80);
}
  
if (po== true && pan2 == true) //Solo muestra a Polar y Panda en pelea
{
  polar = new Osos (112,400,255,255,255,255,255,255,255,255,255);
  pardo = new Osos (1000,1000,125,62,0,125,62,0,125,62,0);
  panda = new Osos (352,400,0,0,0,255,255,255,0,0,0);
  yuko = new Humanos (1350,1020,255,125,0,253,221,202,255,255,255,37,40,80);
  yoru = new Humanos (1350,1230,125,62,0,253,221,202,255,125,0,37,40,80);   
}

if (po== true && yu2 == true) //Solo muestra a Polar y Yuko en pelea
{
  polar = new Osos (112,400,255,255,255,255,255,255,255,255,255);
  pardo = new Osos (1125,200,125,62,0,125,62,0,125,62,0);
  panda = new Osos (1125,300,0,0,0,255,255,255,0,0,0);
  yuko = new Humanos (352,335,255,125,0,253,221,202,255,255,255,37,40,80);
  yoru = new Humanos (1350,1230,125,62,0,253,221,202,255,125,0,37,40,80);    
}

  if (po== true && yo2 == true) //Solo muestra a Polar y Yoru en pelea
{
  polar = new Osos (112,400,255,255,255,255,255,255,255,255,255);
  pardo = new Osos (1125,200,125,62,0,125,62,0,125,62,0);
  panda = new Osos (1125,300,0,0,0,255,255,255,0,0,0);
  yuko = new Humanos (1350,120,255,125,0,253,221,202,255,255,255,37,40,80);
  yoru = new Humanos (352,335,125,62,0,253,221,202,255,125,0,37,40,80);   
}
  
  //----------------------------
  
if (po2== true && par == true) //Solo muestra a Pardo y Polar en pelea
{
  polar = new Osos (352,400,255,255,255,255,255,255,255,255,255);
  pardo = new Osos (112,400,125,62,0,125,62,0,125,62,0);
  panda = new Osos (1000,300,0,0,0,255,255,255,0,0,0);
  yuko = new Humanos (1000,120,255,125,0,253,221,202,255,255,255,37,40,80);
  yoru = new Humanos (1000,230,125,62,0,253,221,202,255,125,0,37,40,80);
}

  if (po2== true && pan == true) //Solo muestra a Panda y Polar en pelea
{
  polar = new Osos (352,400,255,255,255,255,255,255,255,255,255);
  pardo = new Osos (1125,200,125,62,0,125,62,0,125,62,0);
  panda = new Osos (112,400,0,0,0,255,255,255,0,0,0);
  yuko = new Humanos (1350,120,255,125,0,253,221,202,255,255,255,37,40,80);
  yoru = new Humanos (1350,230,125,62,0,253,221,202,255,125,0,37,40,80);
}

  if (po2== true && yu == true) //Solo muestra a Yuko y Polar en pelea
{
  polar = new Osos (352,400,255,255,255,255,255,255,255,255,255);
  pardo = new Osos (1125,200,125,62,0,125,62,0,125,62,0);
  panda = new Osos (1125,300,0,0,0,255,255,255,0,0,0);
  yuko2 = new Humanos (112,335,255,125,0,253,221,202,255,255,255,37,40,80);
  yuko = new Humanos (1112,335,255,125,0,253,221,202,255,255,255,37,40,80);
  yoru = new Humanos (1350,230,125,62,0,253,221,202,255,125,0,37,40,80);    
}

  if (po2== true && yo == true) //Solo muestra a Yoru y Polar en pelea
{
  polar = new Osos (352,400,255,255,255,255,255,255,255,255,255);
  pardo = new Osos (1125,200,125,62,0,125,62,0,125,62,0);
  panda = new Osos (1125,300,0,0,0,255,255,255,0,0,0);
  yuko = new Humanos (1350,120,255,125,0,253,221,202,255,255,255,37,40,80);
  yoru = new Humanos (1350,230,125,62,0,253,221,202,255,125,0,37,40,80);  
  yoru2 = new Humanos (112,335,125,62,0,253,221,202,255,125,0,37,40,80); 
}
  
  //----------------------------
  
if (par== true && pan2 == true) //Solo muestra a Pardo y Panda en pelea
{
  polar = new Osos (1125,100,255,255,255,255,255,255,255,255,255);
  pardo = new Osos (112,400,125,62,0,125,62,0,125,62,0);
  panda = new Osos (352,400,0,0,0,255,255,255,0,0,0);
  yuko = new Humanos (1350,120,255,125,0,253,221,202,255,255,255,37,40,80);
  yoru = new Humanos (1350,230,125,62,0,253,221,202,255,125,0,37,40,80);    
}

  if (par== true && yu2 == true) //Solo muestra a Pardo y Yuko en pelea
{
  polar = new Osos (1125,100,255,255,255,255,255,255,255,255,255);
  pardo = new Osos (112,400,125,62,0,125,62,0,125,62,0);
  panda = new Osos (1125,300,0,0,0,255,255,255,0,0,0);
  yuko = new Humanos (352,335,255,125,0,253,221,202,255,255,255,37,40,80);
  yoru = new Humanos (1350,335,125,62,0,253,221,202,255,125,0,37,40,80);    
}
  
if (par== true && yo2 == true) //Solo muestra a Pardo y Yoru en pelea
{
  polar = new Osos (1125,100,255,255,255,255,255,255,255,255,255);
  pardo = new Osos (112,400,125,62,0,125,62,0,125,62,0);
  panda = new Osos (1125,300,0,0,0,255,255,255,0,0,0);
  yuko = new Humanos (1350,120,255,125,0,253,221,202,255,255,255,37,40,80);
  yoru = new Humanos (352,335,125,62,0,253,221,202,255,125,0,37,40,80);    
}
  
  //-----------------------------
  
if (par2== true && pan == true) //Solo muestra a Panda y Pardo en pelea
{
  polar = new Osos (1000,100,255,255,255,255,255,255,255,255,255);
  pardo = new Osos (352,400,125,62,0,125,62,0,125,62,0);
  panda = new Osos (112,400,0,0,0,255,255,255,0,0,0);
  yuko = new Humanos (1350,120,255,125,0,253,221,202,255,255,255,37,40,80);
  yoru = new Humanos (1350,230,125,62,0,253,221,202,255,125,0,37,40,80);    
}

if (par2== true && yu == true) //Solo muestra a Yuko y Pardo en pelea
{
  polar = new Osos (1125,100,255,255,255,255,255,255,255,255,255);
  pardo = new Osos (352,400,125,62,0,125,62,0,125,62,0);
  panda = new Osos (1125,300,0,0,0,255,255,255,0,0,0);
  yuko = new Humanos (1350,120,255,125,0,253,221,202,255,255,255,37,40,80);
  yoru = new Humanos (1350,230,125,62,0,253,221,202,255,125,0,37,40,80);
  yuko2 = new Humanos (112,335,255,125,0,253,221,202,255,255,255,37,40,80);
}
  
if (par2== true && yo == true) //Solo muestra a Yoru y Pardo en pelea
{
  polar = new Osos (1125,100,255,255,255,255,255,255,255,255,255);
  pardo = new Osos (352,400,125,62,0,125,62,0,125,62,0);
  panda = new Osos (1125,300,0,0,0,255,255,255,0,0,0);
  yuko = new Humanos (1350,120,255,125,0,253,221,202,255,255,255,37,40,80);
  yoru = new Humanos (1350,230,125,62,0,253,221,202,255,125,0,37,40,80);    
  yoru2 = new Humanos (112,335,125,62,0,253,221,202,255,125,0,37,40,80); 
}
  
  //----------------------------
  
if (pan== true && yu2 == true) //Solo muestra a Panda y Yuko en pelea
{
  polar = new Osos (1125,100,255,255,255,255,255,255,255,255,255);
  pardo = new Osos (1125,200,125,62,0,125,62,0,125,62,0);
  panda = new Osos (112,400,0,0,0,255,255,255,0,0,0);
  yuko = new Humanos (352,335,255,125,0,253,221,202,255,255,255,37,40,80);
  yoru = new Humanos (1350,230,125,62,0,253,221,202,255,125,0,37,40,80);    
}

if (pan== true && yo2 == true) //Solo muestra a Panda y Yoru en pelea
{
  polar = new Osos (1125,100,255,255,255,255,255,255,255,255,255);
  pardo = new Osos (1125,200,125,62,0,125,62,0,125,62,0);
  panda = new Osos (112,400,0,0,0,255,255,255,0,0,0);
  yuko = new Humanos (1350,120,255,125,0,253,221,202,255,255,255,37,40,80);
  yoru = new Humanos (352,335,125,62,0,253,221,202,255,125,0,37,40,80);    
}
  
  //-----------------------------
  
if (pan2== true && yu == true) //Solo muestra a Yuko y Panda en pelea
{
  polar = new Osos (1125,100,255,255,255,255,255,255,255,255,255);
  pardo = new Osos (1125,200,125,62,0,125,62,0,125,62,0);
  panda = new Osos (352,400,0,0,0,255,255,255,0,0,0);
  yuko = new Humanos (1350,120,255,125,0,253,221,202,255,255,255,37,40,80);
  yuko2 = new Humanos (112,335,255,125,0,253,221,202,255,255,255,37,40,80);
  yoru = new Humanos (1350,230,125,62,0,253,221,202,255,125,0,37,40,80);    
}

if (pan2== true && yo == true) //Solo muestra a Yoru y Panda en pelea
{
  polar = new Osos (1125,100,255,255,255,255,255,255,255,255,255);
  pardo = new Osos (1125,200,125,62,0,125,62,0,125,62,0);
  panda = new Osos (352,400,0,0,0,255,255,255,0,0,0);
  yuko = new Humanos (1350,120,255,125,0,253,221,202,255,255,255,37,40,80);
  yoru = new Humanos (1350,230,125,62,0,253,221,202,255,125,0,37,40,80); 
  yoru2 = new Humanos (112,335,125,62,0,253,221,202,255,125,0,37,40,80); 
}
  
  //----------------------------
  
if (yu== true && yo2 == true) //Solo muestra a Yuko y Yoru en pelea
{
  polar = new Osos (1125,100,255,255,255,255,255,255,255,255,255);
  pardo = new Osos (1125,200,125,62,0,125,62,0,125,62,0);
  panda = new Osos (1125,300,0,0,0,255,255,255,0,0,0);
  yuko = new Humanos (1112,335,255,125,0,253,221,202,255,255,255,37,40,80);
  yuko2 = new Humanos (112,335,255,125,0,253,221,202,255,255,255,37,40,80);
  yoru = new Humanos (352,335,125,62,0,253,221,202,255,125,0,37,40,80);  
}
  
  //-----------------------------
  
if (yu2== true && yo == true) //Solo muestra a Yoru y Yuko en pelea
{
  polar = new Osos (1125,100,255,255,255,255,255,255,255,255,255);
  pardo = new Osos (1125,200,125,62,0,125,62,0,125,62,0);
  panda = new Osos (1125,300,0,0,0,255,255,255,0,0,0);
  yuko = new Humanos (352,335,255,125,0,253,221,202,255,255,255,37,40,80);
  yoru = new Humanos (1112,335,125,62,0,253,221,202,255,125,0,37,40,80);  
  yoru2 = new Humanos (112,335,125,62,0,253,221,202,255,125,0,37,40,80); 
}
}

void fondoPelea()
{
  background (87,35,100);
  //Tronco
  fill(75,54,33);
  rect(100,200,100,312);
  //Tronco
  fill(75,54,33);
  rect(250,300,100,312);
  //Tronco
  fill(75,54,33);
  rect(400,250,100,312);
  //Pastito
  fill(45,87,44);
  rect(0,412,512,100);
  //Arena
  fill(100);
  rect(90,412,356,50);
  //Hojas del arbol
  fill(255,105,180);
  rect(50,50,500,300);
  
  textSize(20);
  fill(255,255,255);
  text("J1: Ataca con la flecha Derecha", 25, 25,75);
 
  textSize(20);
  fill(255,255,255);
  text("J2: Ataca con la flecha Izquierda", 25, 50,75);
  
  textSize(18);
  fill(255,255,255);
  text("NOTA: Si el ataque desaparece por presionar una tecla", 15,75,75);
  
  textSize(18);
  fill(255,255,255);
  text("diferente, volver a atacar para continuar el ataque", 15,100,75);
}

// ── Seleccion_de_personaje.pde
//Pantalla de selección de personaje

int j1=1;
int j2=0;

void Selec()
{
  background(8,77,110);

  textSize(28);
  fill(255,255,255);
  text("Selecciona con el click izquierdo", 40, 400);
  text("Empieza el J1 y luego el J2", 80, 430);
  
  //Nueva posicion de personajes para que aparezcan en la pantalla de selección de personaje.
  polar = new Osos (125,100,255,255,255,255,255,255,255,255,255);
  pardo = new Osos (125,200,125,62,0,125,62,0,125,62,0);
  panda = new Osos (125,300,0,0,0,255,255,255,0,0,0);
  yuko = new Humanos (350,120,255,125,0,253,221,202,255,255,255,37,40,80);
  yuko2 = new Humanos (1350,120,255,125,0,253,221,202,255,255,255,37,40,80);
  yoru = new Humanos (350,230,125,62,0,253,221,202,255,125,0,37,40,80);
  
  if (j1==1 && j2==0) //Si J1 vale 1 y J2 vale 0, el J1 escogera
  {
    Seleccionar(); //Manda llamar Seleccionar
  }
  
  if (j1==0 && j2==1) //Si J1 vale 0 y J2 vale 1, el J2 escogera
  {
    Seleccionar2(); //Manda llamar Seleccionar
  }  
}

void Seleccionar() //Seleccionar funciona para cuando le toca escoger al J1
{
  if (mouseX >= 125 && mouseX <= 200 && mouseY >= 100 && mouseY <=125) //Condición que delimita donde se podra escoger a Polar
  {
    fill (255,0,0);
    rect (123,98,80,30);
   
    if(mousePressed == true && po==false && mouseButton == LEFT) //Condicion que checa que el personaje no se haya escogido antes y al presionar el mouse izquierdo se escoge al personaje. 
    {
      j1=0;
      j2=1;
      po=true;
    }   
  }
 
  if (mouseX >= 125 && mouseX <= 200 && mouseY >= 200 && mouseY <=225) //Condición que delimita donde se podra escoger a Pardo
  {
    fill (255,0,0);
    rect (123,198,80,30);
   
    if(mousePressed == true && par==false && mouseButton == LEFT) //Condicion que checa que el personaje no se haya escogido antes y al presionar el mouse izquierdo se escoge al personaje. 
    {
      j1=0;
      j2=1;
      par=true;
    }   
  }
 
  if (mouseX >= 125 && mouseX <= 200 && mouseY >= 300 && mouseY <=325) //Condición que delimita donde se podra escoger a Panda
  {
    fill (255,0,0);
    rect (123,298,80,30);

    if(mousePressed == true && pan==false && mouseButton == LEFT) //Condicion que checa que el personaje no se haya escogido antes y al presionar el mouse izquierdo se escoge al personaje. 
    {
      j1=0;
      j2=1;
      pan=true;
    }
  }
 
  if (mouseX >= 350 && mouseX <= 375 && mouseY >= 120 && mouseY <=210) //Condición que delimita donde se podra escoger a Yuko
  {
    fill (255,0,0);
    rect (348,118,30,95);
   
   if(mousePressed == true && yu==false && mouseButton == LEFT) //Condicion que checa que el personaje no se haya escogido antes y al presionar el mouse izquierdo se escoge al personaje. 
   {
    j1=0;
    j2=1;
    yu=true;
   } 
  }
 
  if (mouseX >= 350 && mouseX <= 375 && mouseY >= 230 && mouseY <=320) //Condición que delimita donde se podra escoger a Yoru
  {
    fill (255,0,0);
    rect (348,228,30,95);
   
    if(mousePressed == true && yo==false && mouseButton == LEFT) //Condicion que checa que el personaje no se haya escogido antes y al presionar el mouse izquierdo se escoge al personaje. 
    {
      j1=0;
      j2=1;
      yo=true;
    }
  }
}

void Seleccionar2() //Seleccionar funciona para cuando le toca escoger al J2
{
  if (mouseX >= 125 && mouseX <= 200 && mouseY >= 100 && mouseY <=125) //Condición que delimita donde se podra escoger a Polar
  {
    fill (0,0,255);
    rect (123,98,80,30);
   
    if(mousePressed == true && po==false && mouseButton == LEFT) //Condicion que checa que el personaje no se haya escogido antes y al presionar el mouse izquierdo se escoge al personaje.
    {
      j1=0;
      j2=1;
      pelea=1;
      po2=true;
    }
  }

  if (mouseX >= 125 && mouseX <= 200 && mouseY >= 200 && mouseY <=225) //Condición que delimita donde se podra escoger a Pardo
  {
    fill (0,0,255);
    rect (123,198,80,30);
   
    if(mousePressed == true && par==false && mouseButton == LEFT) //Condicion que checa que el personaje no se haya escogido antes y al presionar el mouse izquierdo se escoge al personaje.
    {
      j1=0;
      j2=1;
      pelea=1;
      par2=true;
    }
  }
 
  if (mouseX >= 125 && mouseX <= 200 && mouseY >= 300 && mouseY <=325) //Condición que delimita donde se podra escoger a Panda
  {
    fill (0,0,255);
    rect (123,298,80,30);
   
    if(mousePressed == true && pan==false && mouseButton == LEFT) //Condicion que checa que el personaje no se haya escogido antes y al presionar el mouse izquierdo se escoge al personaje.
    {
      j1=0;
      j2=1;
      pelea=1;
      pan2=true;
    }   
  }
 
  if (mouseX >= 350 && mouseX <= 375 && mouseY >= 120 && mouseY <=210) //Condición que delimita donde se podra escoger a Yuko
  {
    fill (0,0,255);
    rect (348,118,30,95);
   
    if(mousePressed == true && yu==false && mouseButton == LEFT) //Condicion que checa que el personaje no se haya escogido antes y al presionar el mouse izquierdo se escoge al personaje.
    {
      j1=0;
      j2=1;
      pelea=1;
      yu2=true;
    }
  }
 
  if (mouseX >= 350 && mouseX <= 375 && mouseY >= 230 && mouseY <=320) //Condición que delimita donde se podra escoger a Yoru
  {
    fill (0,0,255);
    rect (348,228,30,95);
   
    if(mousePressed == true && yo==false && mouseButton == LEFT) //Condicion que checa que el personaje no se haya escogido antes y al presionar el mouse izquierdo se escoge al personaje.
    {
      j1=0;
      j2=1;
      pelea=1;
      yo2=true;
    }
  }
}
